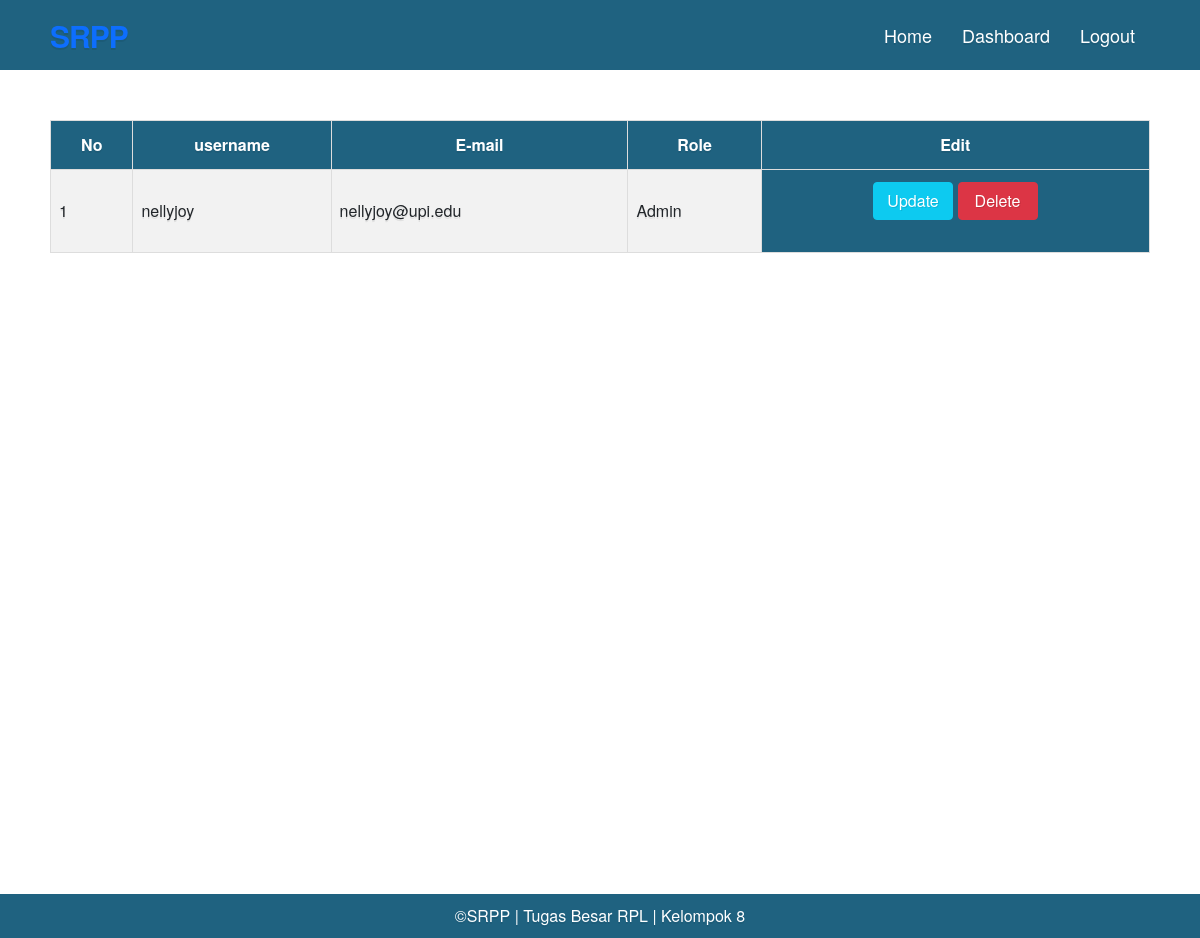
/edit_user_admin.php (signed in), run on the app's committed database.
### tables this page shows
CREATE TABLE `user` (
  `id` bigint(20) UNSIGNED NOT NULL,
  `username` varchar(255) NOT NULL,
  `email` varchar(255) NOT NULL,
  `role` varchar(255) NOT NULL,
  `password` varchar(255) NOT NULL,
  `created_at` timestamp NULL DEFAULT NULL,
  `updated_at` timestamp NULL DEFAULT NULL
);

### model/DB.php (called while the page is built, shortened)
<?php
class DB{
  private $_host = '127.0.0.1';
  private $_dbname = 'db_srpp_rpl';
  private $_username = 'root';
  private $_password = '';
  private static $_instance = null;
  private $_pdo;
  private $_columnName = "*";
  private $_orderBy = "";
  private function __construct(){
    try {
      $this->_pdo = new PDO('mysql:host='.$this->_host.';dbname='.$this->_dbname,
                             $this->_username, $this->_password);
    } catch (PDOException $e){
      die("Error ".$e->getMessage(). " (".$e->getCode().")");
    }
  }
  public static function getInstance(){
    if(!isset(self::$_instance)) {
      self::$_instance = new DB();
    }
    return self::$_instance;
  }
  public function runQuery($query, $bindValue = []){
    try {
      $stmt = $this->_pdo->prepare($query);
      $stmt->execute($bindValue);
    }
    catch (PDOException $e){
      die("Error: ".$e->getMessage(). " (".$e->getCode().")");
    }
    return $stmt;
  }
  public function getQuery($query,$bindValue = []){
    return $this->runQuery($query,$bindValue)->fetchAll(PDO::FETCH_OBJ);
  }
  public function orderBy($columnName, $sortType = 'ASC'){
    $this->_orderBy = "ORDER BY {$columnName} {$sortType}";
    return $this;
  }
  public function get($tableName, $condition = "", $bindValue = []){
    $query = "SELECT {$this->_columnName} FROM {$tableName} {$condition} {$this->_orderBy}";
    $this->_columnName = "*";
    $this->_orderBy = "";
    return $this->getQuery($query, $bindValue);
  }
}

### edit_user_admin.php (the view, shortened to what this page needs)
<?php
    require "./model/DB.php";
    $DB = DB::getInstance();
    $students = $DB->get('user');
?>
<!DOCTYPE html>
<html lang="en">
<head>
     <link rel="stylesheet" type="text/css" href="./assets/style3.css" />
     <link rel="stylesheet" href="https://cdnjs.cloudflare.com/ajax/libs/font-awesome/5.15.3/css/all.min.css"/>
     <link href="https://cdn.jsdelivr.net/npm/bootstrap@5.1.3/dist/css/bootstrap.min.css" rel="stylesheet"
>
</head>
<body>
     <nav>
        <div class="logo">
           <a href="dashboard-user.html">SRPP</a>
        </div>
        <div class="nav-items">
           <li><a href="index.php">Home</a></li>
           <li><a href="admin_index.php">Dashboard</a></li>
           <li><a href="logout.php">Logout</a></li>
        </div>
     </nav>
  <main>
   <table id="kurikulum" border="1">
      <tr>
        <th>No</th>
        <th>username</th>
        <th>E-mail</th>
        <th>Role</th>
        <th>Edit</th>
      </tr>
      <?php
        $i = 1;
        foreach ($students as $data) {
            echo "<tr>";
            echo "<td scope=\"row\">$i</td>";
            echo "<td>{$data->username}</td>";
            echo "<td>{$data->email}</td>";
            echo "<td>{$data->role}</td>";
            echo "<th scope=\"row\" class=\"text-center\">
            <a style=\"width:80px\"
                class=\"btn btn-info text-white d-inline-block\" href=\"./update_mahasiswa.php?id=$data->id\">Update</a>
            <a style=\"width:80px\"
                class=\"btn btn-danger text-white\" href=\"./delete_mahasiswa.php?id=$data->id\">Delete</a>
            </th>";
            echo "</tr>";
            $i++;
        }
    ?>
   </table>
  </main>
  <footer class="footer">
    <div class="container">
      <span>&copy;SRPP | Tugas Besar RPL | Kelompok 8 </span>
    </div>
  </footer>
</body>
</html>

### assets/style3.css (style rules this page uses)
html, body, div, span, applet, object, iframe, h1, h2, h3, h4, h5, h6, p, blockquote, div pre, a, abbr, acronym, address, big, cite, code, del, dfn, em, font, img, ins, kbd, q, s, samp, small, strike, strong, sub, sup, tt, var, b, u, i, center, dl, dt, dd, ol, ul, li, figure, header, nav, section, article, aside, footer, figcaption { margin: 0; padding: 0; border: 0; outline: 0; }
html { box-sizing: border-box; font-family: Arial, Helvetica, sans-serif; color: #333; text-shadow: 0 2px 0 rgba(0, 0, 0, 0.07); }
ul, li { padding: 0; margin: 0; list-style: none; }
header, nav, section, article, aside, footer, hgroup { display: block; }
* { box-sizing: border-box; }
html, body { font-family: 'Poppins', sans-serif; font-weight: 400; background-color: #fff; font-size: 16px; -ms-text-size-adjust: 100%; -webkit-font-smoothing: antialiased; -moz-osx-font-smoothing: grayscale; }
a { text-decoration: none !important; color: #86cbed; }
html, body { background: #fff; font-family: 'Poppins', sans-serif; }
* { margin: 0; padding: 0; outline: none; box-sizing: border-box; font-family: 'Montserrat', sans-serif; }
body { background: #f2f2f2; }
nav { background: #1f6280; display: flex; flex-wrap: wrap; align-items: center; justify-content: space-between; height: 70px; padding: 0 100px; }
nav .logo { color: #fff; font-size: 30px; font-weight: 600; letter-spacing: -1px; }
nav .nav-items { display: flex; flex: 0; padding: 0 0 0 40px; }
nav .nav-items li { list-style: none; padding: 0 15px; }
nav .nav-items li a { color: #fff; font-size: 18px; font-weight: 500; text-decoration: none; }
@media (max-width: 1245px) { nav { padding: 0 50px; } }
* { font-size:100%; margin: 0; padding: 0; -webkit-box-sizing: border-box; -moz-box-sizing: border-box; box-sizing: border-box; }
body { background:#fff; }
* { font-family:"Helvetica Neue", Helvetica, Arial; }
.btn { position:relative; width:100%; padding:20px; border:0; background:#1f6280; font-size:1.2em; color:#fff; text-shadow:1px 1px 0px rgba(0,0,0,.1); margin-bottom:20px; }
main { min-height: calc(100vh - 100px); margin: 50px; }
#kurikulum { font-family: Arial, Helvetica, sans-serif; border-collapse: collapse; width: 100%; }
#kurikulum td, #kurikulum th { border: 1px solid #ddd; padding: 8px; }
#kurikulum tr:nth-child(even) { background-color: #f2f2f2; }
#kurikulum th { padding-top: 12px; padding-bottom: 12px; text-align: center; background-color: #1f6280; color: white; }
.footer { position: relative; background-color: #1f6280; bottom: 0; width: 100%; text-align: center; padding: 10px 0; }
.footer span { color: white; }

### data on the page
user: username "nellyjoy", email "nellyjoy@upi.edu", role "Admin"
